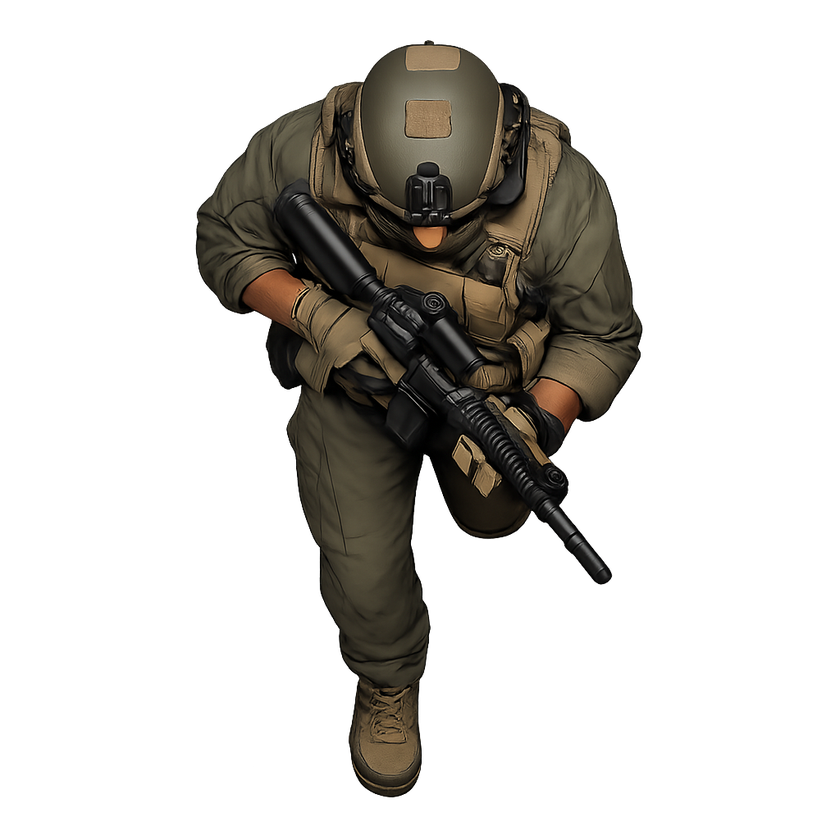
#> input picture game-assets/source/generated/images/raw/char_good_rifleman_01/move/south/frame_000.png, 840 x 840 px, shrunk from 1024 x 1024 before the run
$ python build_overlay_preview.py ../../../game-assets/source/generated/images/raw/char_good_rifleman_01/move/south/frame_000.png ../../../game-assets/source/generated/images/raw/char_good_rifleman_01/move/south/frame_001.png out.png
#> lines starting #> are read from the running program, lines starting #| are printed output that depends on the picture
#!/usr/bin/env python3

from __future__ import annotations

import argparse
from pathlib import Path

from PIL import Image


def main() -> int:
    parser = argparse.ArgumentParser(description="Overlay a top image onto a base image and save the result.")
    parser.add_argument("base_image", help="Base PNG image.")
    parser.add_argument("overlay_image", help="Overlay PNG image.")
    parser.add_argument("output_image", help="Target composited PNG image.")
    args = parser.parse_args()

    base_path = Path(args.base_image)
    overlay_path = Path(args.overlay_image)
    output_path = Path(args.output_image)
    output_path.parent.mkdir(parents=True, exist_ok=True)

    base = Image.open(base_path).convert("RGBA")
#> base is the input picture: PIL image 840x840 RGBA; mean R, G, B, A 16.8, 14.7, 11.3, 63.3
    overlay = Image.open(overlay_path).convert("RGBA")
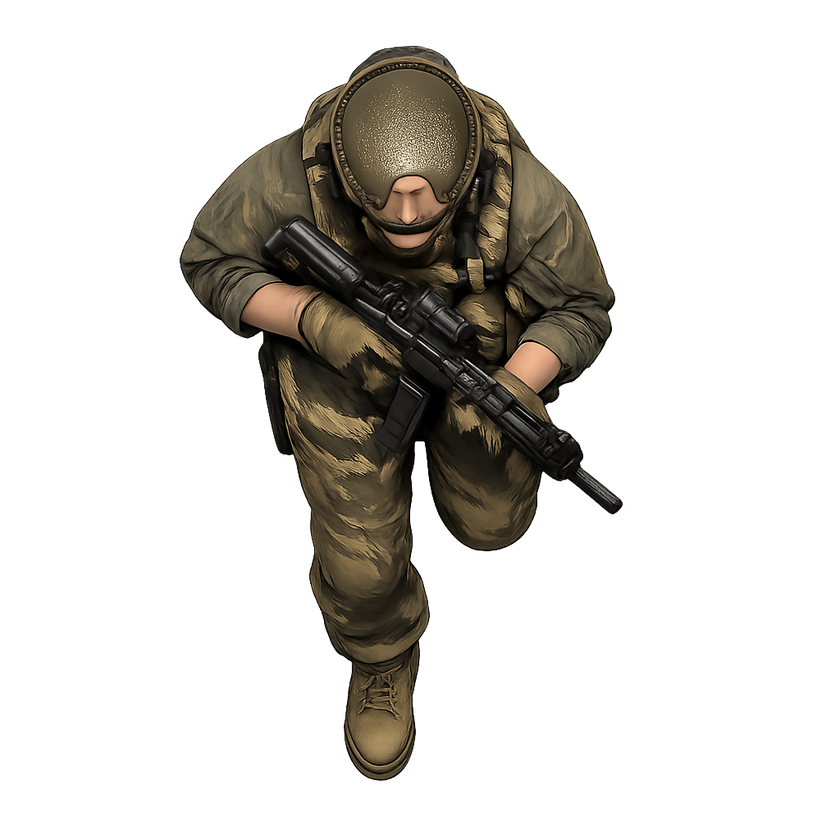
#> input picture game-assets/source/generated/images/raw/char_good_rifleman_01/move/south/frame_001.png, 840 x 840 px, shrunk from 1024 x 1024 before the run
#> overlay is the input picture: PIL image 840x840 RGBA; mean R, G, B, A 17.8, 15.4, 11.5, 59.1
    if base.size != overlay.size:
        raise SystemExit(f"Image size mismatch: {base.size} vs {overlay.size}")

    composite = Image.alpha_composite(base, overlay)
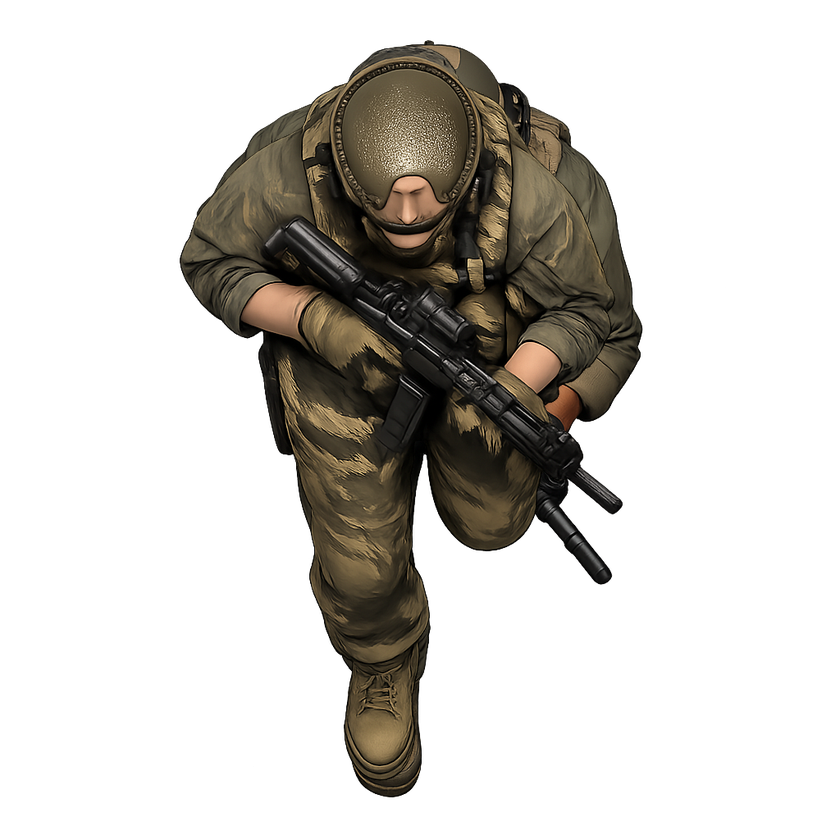
#> composite: PIL image 840x840 RGBA; mean R, G, B, A 20, 17.3, 13, 67; transparent parts drawn white
    composite.save(output_path)
    print(f"composite={output_path}")
    return 0


if __name__ == "__main__":
    raise SystemExit(main())
#> (the program exits here)
